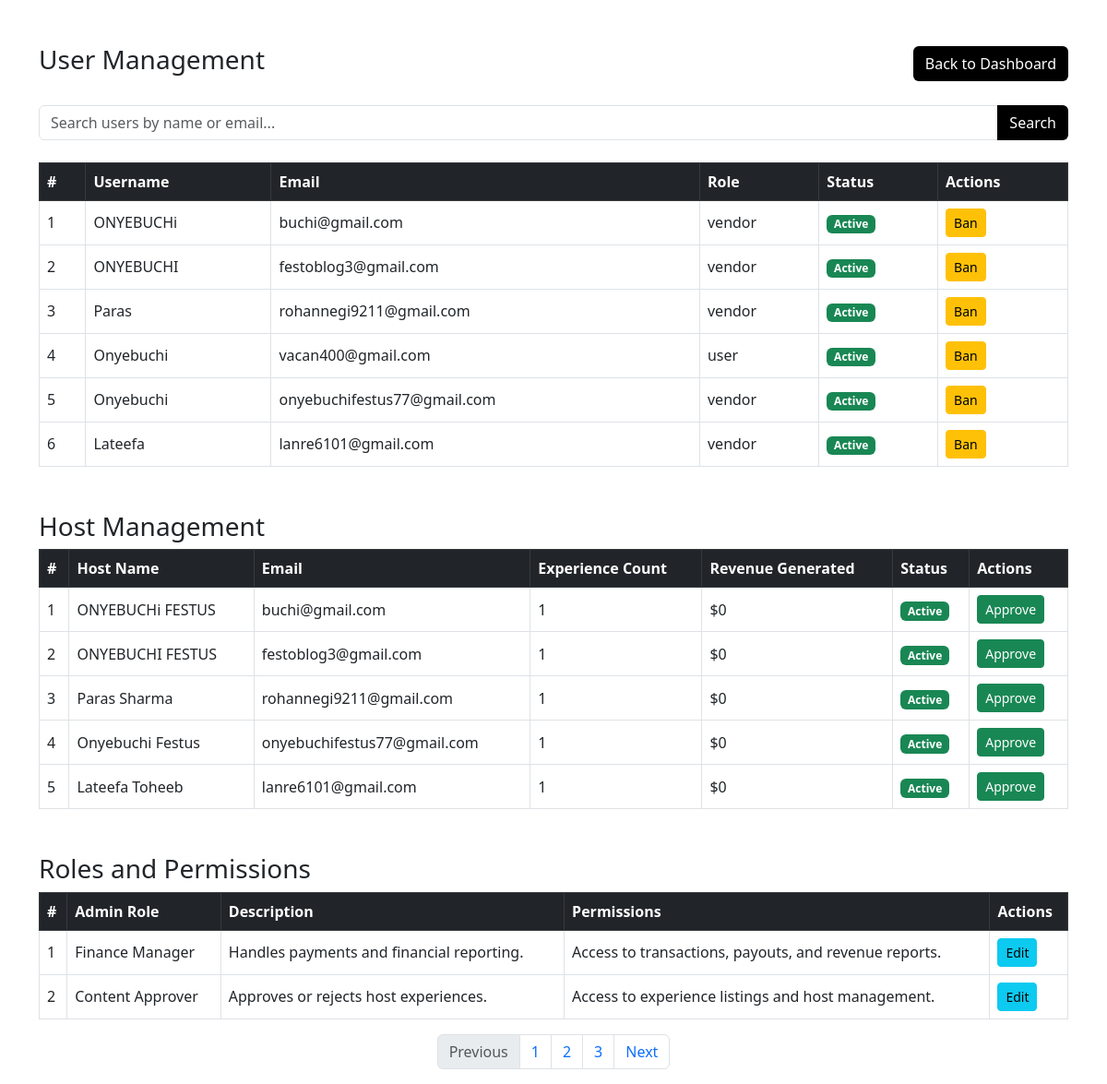
The app's page /admix/user_management with its own data.
### base/models.py (models this page shows, shortened)
class CustomUser(AbstractUser):
    phone_number = models.CharField(max_length=15, null=True, blank=True)
    business_name = models.CharField(max_length=255, null=True, blank=True)
    vendor_type = models.CharField(max_length=20, choices=[('individual', 'Individual'), ('small_business', 'Small Business'), ('organization', 'Organization')], null=True, blank=True)
    verification_code = models.CharField(max_length=6, blank=True, null=True)  # Store the verification code
    is_verified = models.BooleanField(default=False)
    is_agreed = models.BooleanField(default=False)
    is_vendor  = models.BooleanField(default=False)
    is_online = models.BooleanField(default=False)
    date_birth =models.DateField( null=True)
    role = models.CharField(max_length=10, choices=[('user', 'User'), ('vendor', 'Vendor')], default='user')

### Admin/views.py (the view)
# urls.py: path('user_management',views.user_management,name="user_management"),
def user_management(request):
    user = CustomUser.objects.all()
    vendor = CustomUser.objects.filter(role='vendor')
    context ={
        'user':user,
        'vendor':vendor
    }
    return render (request, 'admin/user_management.html',context)

### base/templates/admin/user_management.html (shortened to what this page needs)
<!DOCTYPE html>
<html lang="en">
<head>
    <link href="https://cdn.jsdelivr.net/npm/bootstrap@5.3.0-alpha1/dist/css/bootstrap.min.css" rel="stylesheet">
</head>
<body>
    <div class="container mt-5">
        <div class="d-flex justify-content-between align-items-center mb-4">
            <h1 class="h3">User Management</h1>
            <a href="{% url 'admix:dashboard' %}" class="btn btn-black">Back to Dashboard</a>
        </div>
        <div class="input-group mb-4">
            <input type="text" class="form-control" placeholder="Search users by name or email...">
            <button class="btn btn-black" type="button">Search</button>
        </div>
        <table class="table table-bordered table-hover">
            <thead class="table-dark">
                <tr>
                    <th>#</th>
                    <th>Username</th>
                    <th>Email</th>
                    <th>Role</th>
                    <th>Status</th>
                    <th>Actions</th>
                </tr>
            </thead>
            <tbody>
                {% for user in user %}
                <tr>
                    <td>{{ forloop.counter }}</td>
                    <td>{{ user.first_name }}</td>
                    <td>{{ user.email }}</td>
                    <td>{{ user.role }}</td>
                    <td><span class="badge bg-success">Active</span></td>
                    <td>
                        <a href="#" class="btn btn-sm btn-warning" data-bs-toggle="modal" data-bs-target="#banUserModal" onclick="setBanUser('{{ user.first_name }}')">Ban</a>
                    </td>
                </tr>
                {% endfor %}
            </tbody>
        </table>
        <h3 class="mt-5">Host Management</h3>
        <table class="table table-bordered table-hover">
            <thead class="table-dark">
                <tr>
                    <th>#</th>
                    <th>Host Name</th>
                    <th>Email</th>
                    <th>Experience Count</th>
                    <th>Revenue Generated</th>
                    <th>Status</th>
                    <th>Actions</th>
                </tr>
            </thead>
            <tbody>
                {% for vendor in vendor %}
                <tr>
                    <td>{{forloop.counter}}</td>
                    <td>{{vendor.first_name}}  {{vendor.last_name}}</td>
                    <td>{{vendor.email}}</td>
                    <td>1</td>
                    <td>$0</td>
                    <td><span class="badge bg-success">Active</span></td>
                    <td>
                        <a href="#" class="btn btn-sm btn-success" data-bs-toggle="modal" data-bs-target="#approveHostModal" onclick="setApproveHost('Mary Johnson')">Approve</a>
                    </td>
                </tr>
               {% endfor %}
            </tbody>
        </table>
        <h3 class="mt-5">Roles and Permissions</h3>
        <table class="table table-bordered table-hover">
            <thead class="table-dark">
                <tr>
                    <th>#</th>
                    <th>Admin Role</th>
                    <th>Description</th>
                    <th>Permissions</th>
                    <th>Actions</th>
                </tr>
            </thead>
            <tbody>
                <tr>
                    <td>1</td>
                    <td>Finance Manager</td>
                    <td>Handles payments and financial reporting.</td>
                    <td>Access to transactions, payouts, and revenue reports.</td>
                    <td><a href="#" class="btn btn-sm btn-info" data-bs-toggle="modal" data-bs-target="#editRoleModal" onclick="setEditRole('Finance Manager')">Edit</a></td>
                </tr>
                <tr>
                    <td>2</td>
                    <td>Content Approver</td>
                    <td>Approves or rejects host experiences.</td>
                    <td>Access to experience listings and host management.</td>
                    <td><a href="#" class="btn btn-sm btn-info" data-bs-toggle="modal" data-bs-target="#editRoleModal" onclick="setEditRole('Content Approver')">Edit</a></td>
                </tr>
            </tbody>
        </table>
        <nav aria-label="Table pagination">
            <ul class="pagination justify-content-center">
                <li class="page-item disabled">
                    <a class="page-link">Previous</a>
                </li>
                <li class="page-item"><a class="page-link" href="#">1</a></li>
                <li class="page-item"><a class="page-link" href="#">2</a></li>
                <li class="page-item"><a class="page-link" href="#">3</a></li>
                <li class="page-item">
                    <a class="page-link" href="#">Next</a>
                </li>
            </ul>
        </nav>
    </div>
</body>
</html>

### base/templates/admin/user_management.html (style rules this page uses)
.btn-black { background-color: black; color: white; }
.table th, .table td { vertical-align: middle; }

### records on screen
CustomUser: first_name "ONYEBUCHi", email "buchi@gmail.com", role "vendor", last_name "FESTUS"
CustomUser: first_name "ONYEBUCHI", email "festoblog3@gmail.com", role "vendor", last_name "FESTUS"
CustomUser: first_name "Paras", email "rohannegi9211@gmail.com", role "vendor", last_name "Sharma"
CustomUser: first_name "Onyebuchi", email "vacan400@gmail.com", role "user"
CustomUser: first_name "Onyebuchi", email "onyebuchifestus77@gmail.com", role "vendor", last_name "Festus"
CustomUser: first_name "Lateefa", email "lanre6101@gmail.com", role "vendor", last_name "Toheeb"
